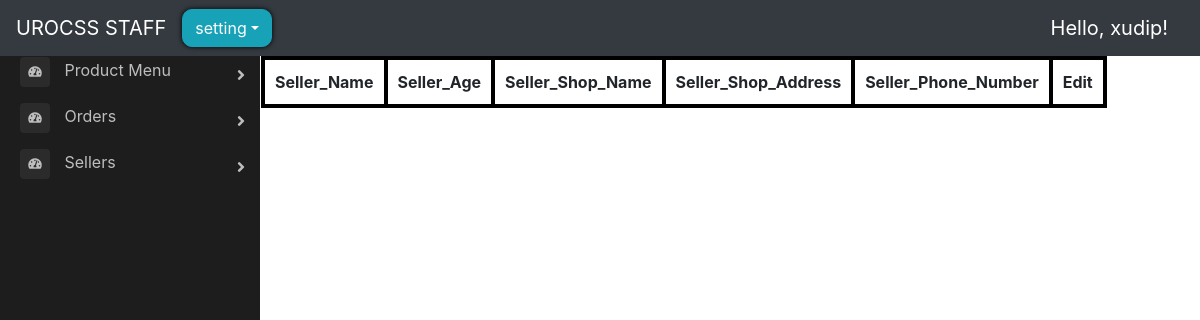
The page /backend/seller_detail/ (signed in) on the database as committed earlier.
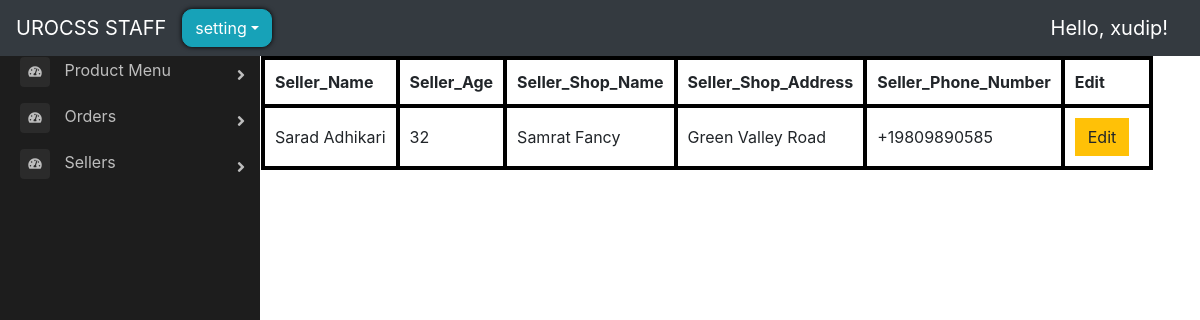
The same page on the database as committed later.
### backend/models.py (models this page shows, shortened)
class Seller(models.Model):
    name = models.CharField(max_length=200)
    age = models.IntegerField(blank=True)
    shop_name = models.CharField(max_length=200)
    shop_address = models.CharField(max_length=200)
    contact_number = PhoneField(blank=True)

### backend/views.py (the view)
# urls.py: path("seller_detail/", views.seller_detail, name="seller_detail"),
@login_required(login_url="backend_login")
def seller_detail(request):
    sellers = Seller.objects.all()
    context = {
        "sellers": sellers,
    }
    return render(request, "backend/seller_table.html", context)

### backend/templates/backend/seller_table.html
{% extends 'backend/backend_main.html' %}
{% load static %}
{% block main %}
<div class="row">
    <table>
        <tr>
            <th>Seller_Name</th>
            <th>Seller_Age</th>
            <th>Seller_Shop_Name</th>
            <th>Seller_Shop_Address</th>
            <th>Seller_Phone_Number</th>
            <th>Edit</th>
        </tr>
        {% for seller in sellers %}
        <tr>
            <td>{{seller.name}}</td>
            <td>{{seller.age}}</td>
            <td>{{seller.shop_name}}</td>
            <td>{{seller.shop_address}}</td>
            <td>{{seller.contact_number}}</td>
            <td>
                <a href="{% url 'edit_seller_detail' id=seller.id %}" style="text-decoration: none;">
                    <button class="btn btn-warning" style="margin-right:10px;">Edit</button>
                </a>
            </td>
        </tr>
        {% endfor %}
    </table>
</div>
{% endblock %}

Rows that differ between the two databases and show on the page:
added Seller: name "Sarad Adhikari", age "32", shop_name "Samrat Fancy", shop_address "Green Valley Road", contact_number "+19809890585"
